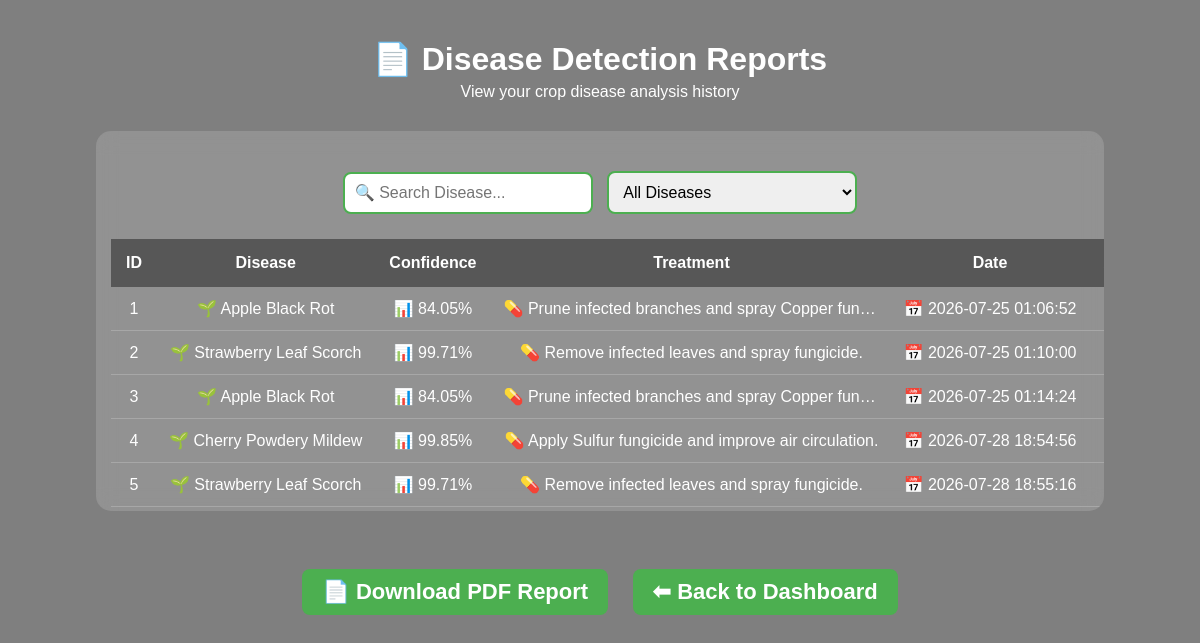
The page /report (signed in) on the database its author committed.
### tables this page shows
CREATE TABLE disease_reports(
    id INTEGER PRIMARY KEY AUTOINCREMENT,
    farmer TEXT,
    disease TEXT,
    confidence TEXT,
    treatment TEXT,
    image TEXT,
    date TIMESTAMP DEFAULT 
CURRENT_TIMESTAMP
);

### app.py (the view)
@app.route("/report")
def report():
    if "user" not in session:
        return redirect(url_for("login"))
    conn = sqlite3.connect("farmers.db")
    cur = conn.cursor()
    cur.execute(
    "SELECT * FROM disease_reports WHERE farmer=?",
    (session["user"],)
)
    reports = cur.fetchall()
    conn.close()
    return render_template("report.html", reports=reports)

### templates/report.html (shortened to what this page needs)
<!DOCTYPE html>
<html lang="en">
<head>
    <link rel="stylesheet" href="{{ url_for('static', filename='css/style.css') }}">
</head>
<body>
<div class="dashboard">
<h1>📄 Disease Detection Reports</h1>
<p>View your crop disease analysis history</p>
<div class="table-box">
<div class="search-box">
<input type="text" id="searchInput"
placeholder="🔍 Search Disease..."
onkeyup="searchTable()">
<select id="diseaseFilter" onchange="searchTable()">
    <option value="">All Diseases</option>
</select>
</div>
<table class="report-table">
<tr>
    <th>ID</th>
    <th>Disease</th>
    <th>Confidence</th>
    <th>Treatment</th>
    <th>Date</th>
    <th>Action</th>
</tr>
{% for r in reports %}
<tr>
    <td>{{r[0]}}</td>
    <td>🌱 {{r[2]}}</td>
    <td>📊 {{r[3]}}</td>
    <td>💊 {{r[4]}}</td>
    <td>📅 {{r[6]}}</td>
    <td>
    </td>
</tr>
{% endfor %}
</table>
</div>
<br>
<a href="/download_report" class="btn">
    📄 Download PDF Report
</a>
<a href="/dashboard" class="btn">⬅ Back to Dashboard</a>
</div>
</body>
</html>

### static/css/style.css (style rules this page uses)
* { margin: 0; padding: 0; box-sizing: border-box; font-family: Arial, sans-serif; }
body { background: linear-gradient(rgba(0,0,0,0.5), rgba(0,0,0,0.5)), url("https://images.unsplash.com/photo-1500937386664-56d1dfef3854"); background-size: cover; background-position: center; background-attachment: fixed; color: white; min-height: 100vh; }
.btn { background: transparent; border: none; color: black; padding: 0; text-decoration: none; font-size: 22px; }
.dashboard { text-align: center; padding: 40px; }
.table-box { width: 90%; margin: 30px auto; background: rgba(255,255,255,0.15); padding: 15px; border-radius: 15px; backdrop-filter: blur(10px); overflow-x: auto; max-height: 380px; overflow-y: auto; }
table { width: 100%; border-collapse: collapse; color: white; }
th, td { white-space: nowrap; }
td:nth-child(4) { width: 35%; max-width: 400px; white-space: nowrap; overflow: hidden; text-overflow: ellipsis; }
.dashboard h1 { margin-bottom: 5px; }
.dashboard p { margin-bottom: 20px; }
th { background: rgba(0,0,0,0.4); padding: 15px; text-align: center; }
td { padding: 8px; text-align: center; border-bottom: 1px solid rgba(255,255,255,0.2); }
.report-table { width: 100%; border-collapse: collapse; color: white; }
.report-table th { background: rgba(0,0,0,0.4); padding: 15px; text-align: center; }
.report-table td { padding: 12px; text-align: center; border-bottom: 1px solid rgba(255,255,255,0.2); }
.btn { background: #4CAF50; color: white; padding: 10px 20px; text-decoration: none; border-radius: 8px; display: inline-block; margin: 10px; font-weight: bold; }
#searchInput { width: 300px; padding: 10px; margin: 20px 0; border: 2px solid #4CAF50; border-radius: 8px; font-size: 16px; }
.search-box { margin: 20px 0; text-align: center; }
#searchInput, #diseaseFilter { padding: 10px; width: 250px; border: 2px solid #4CAF50; border-radius: 8px; font-size: 16px; margin: 5px; }

### rows shown on the page
disease_reports: id "1", disease "Apple Black Rot", confidence "84.05%", treatment "Prune infected branches and spray Copper fun…", date "2026-07-25 01:06:52"
disease_reports: id "2", disease "Strawberry Leaf Scorch", confidence "99.71%", treatment "Remove infected leaves and spray fungicide.", date "2026-07-25 01:10:00"
disease_reports: id "3", disease "Apple Black Rot", confidence "84.05%", treatment "Prune infected branches and spray Copper fun…", date "2026-07-25 01:14:24"
disease_reports: id "4", disease "Cherry Powdery Mildew", confidence "99.85%", treatment "Apply Sulfur fungicide and improve air circulation.", date "2026-07-28 18:54:56"
disease_reports: id "5", disease "Strawberry Leaf Scorch", confidence "99.71%", treatment "Remove infected leaves and spray fungicide.", date "2026-07-28 18:55:16"
